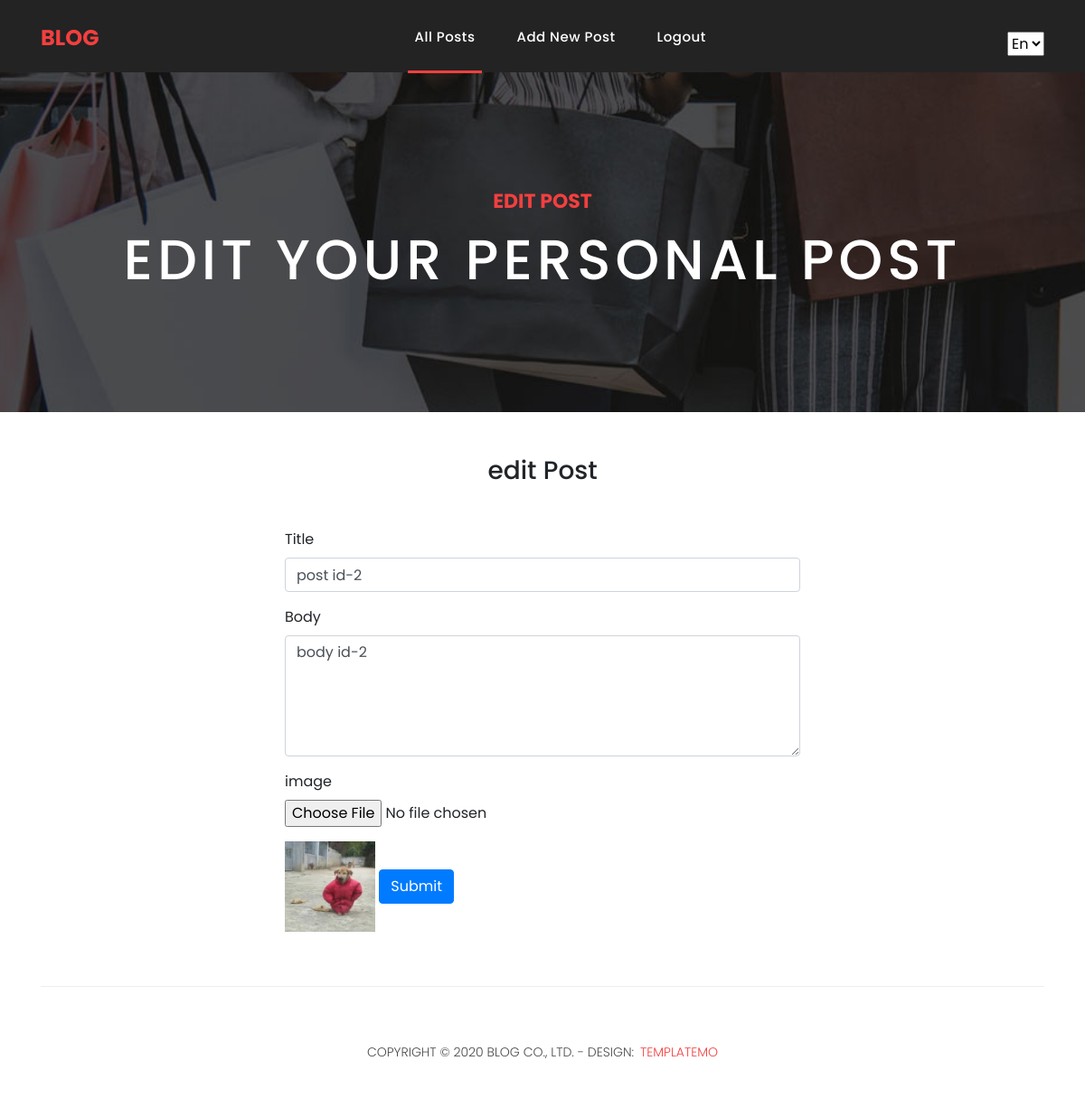
Screenshot of /editPost.php?id=21 (signed in) with the database file from the repository.
### tables this page shows
CREATE TABLE `posts` (
  `id` int(10) UNSIGNED NOT NULL,
  `title` varchar(255) NOT NULL,
  `image` varchar(255) DEFAULT NULL,
  `body` text NOT NULL,
  `user_id` int(10) UNSIGNED NOT NULL,
  `created_at` datetime NOT NULL DEFAULT current_timestamp()
);

### editPost.php (the view, shortened to what this page needs)
<?php require_once 'inc/header.php' ?>
<div class="page-heading products-heading header-text">
    <div class="container">
        <div class="row">
            <div class="col-md-12">
                <div class="text-content">
                    <h4>Edit Post</h4>
                    <h2>edit your personal post</h2>
                </div>
            </div>
        </div>
    </div>
</div>
<?php
$id = $_GET['id'];
$query = "SELECT * FROM posts WHERE id=$id";
$res = mysqli_query($conn, $query);
if ($res && mysqli_num_rows($res) == 1) {
    $post = mysqli_fetch_assoc($res);
} else {
    $msg = "Post Not Found";
}
?>
<?php if (! empty($post)): ?>
<div class="container w-50 ">
    <div class="d-flex justify-content-center">
        <h3 class="my-5">edit Post</h3>
    </div>
    <form method="POST" action="handle/handleEdit.php?id=<?php echo $post['id'] ?>" enctype="multipart/form-data">
        <div class="mb-3">
            <label for="title" class="form-label">Title</label>
            <input type="text" class="form-control" id="title" name="title" value="<?php echo $post['title'] ?>">
        </div>
        <div class="mb-3">
            <label for="body" class="form-label">Body</label>
            <textarea class="form-control" id="body" name="body" rows="5"><?php echo $post['body'] ?></textarea>
        </div>
        <div class="mb-3">
            <label for="body" class="form-label">image</label>
            <input type="file" class="form-control-file" id="image" name="image">
        </div>
        <img src="assets/images/postImage/<?php echo $post['image'] ?>" alt="" width="100px" srcset="">
        <button type="submit" class="btn btn-primary" name="submit">Submit</button>
    </form>
</div>
<?php else:
    echo $msg;
endif;
?>
<?php require_once 'inc/footer.php' ?>

### assets/css/templatemo-sixteen.css (style rules this page uses)
body { font-family: 'Poppins', sans-serif; overflow-x: hidden; text-rendering: optimizeLegibility; -webkit-font-smoothing: antialiased; -moz-osx-font-smoothing: grayscale; }
h1,h2,h3,h4,h5,h6 { margin: 0px; }
.products-heading { background-image: url(../images/products-heading.jpg); }
.page-heading { padding: 210px 0px 130px 0px; text-align: center; background-position: center center; background-repeat: no-repeat; background-size: cover; }
.page-heading .text-content h4 { color: #f33f3f; font-size: 22px; text-transform: uppercase; font-weight: 700; margin-bottom: 15px; }
.page-heading .text-content h2 { color: #fff; font-size: 62px; text-transform: uppercase; letter-spacing: 5px; }

### rows the page displays
posts: title "post id-2", body "body id-2", image (picture)

### other values shown
$translations['all_posts'] "All Posts"
$translations['add_new_post'] "Add New Post"
$translations['logout'] "Logout"
